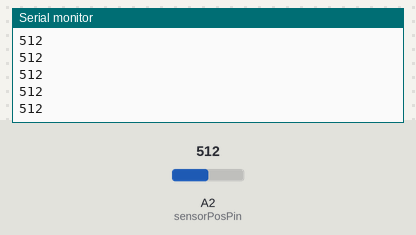
This sketch was run on a simulated Arduino Uno, built with avr-gcc and run on an emulated ATmega328P. On the bench: the last lines printed to the serial monitor. The test bench sets the inputs (shaded band); at power-on: A2 (sensorPosPin) = 512.

Above: at 1.2 s.
1.3 s: A2 (sensorPosPin) set to 716
At 1.9 s:
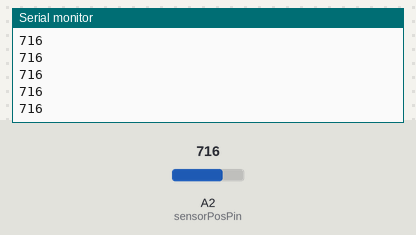
2.8 s: A2 (sensorPosPin) set to 900
At 3.6 s:
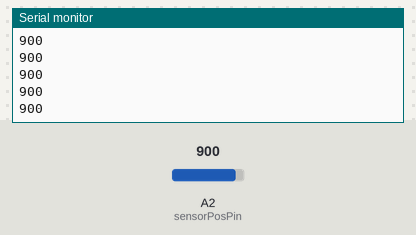
Timing chart, 0 to 5.8 s (numbered marks = the images above; inputs shaded):
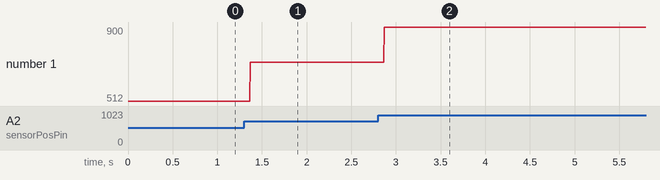

Measured:
- after the input at 1.3 s, the serial monitor: prints a new line after 0.07 s (image 1)
- after the input at 2.8 s, the serial monitor: prints a new line after 0.07 s (image 2)
- plotted number 1: 512 → 716 after the input at 1.3 s, 716 → 900 after the input at 2.8 s

The sketch:

sketch_01_SensorTest.ino.ino
```cpp
int sensorPosPin = A2; // input pin for MR sensor
int rawPos;

void setup() {
  // put your setup code here, to run once:
  Serial.begin(9600);//9600
  pinMode(sensorPosPin, INPUT); // set MR sensor pin to be an input

}

void loop() {
  // put your main code here, to run repeatedly:
  calculatePosition();
  Serial.println(rawPos);
}


void calculatePosition()
{
  rawPos = analogRead(sensorPosPin);

}
```
